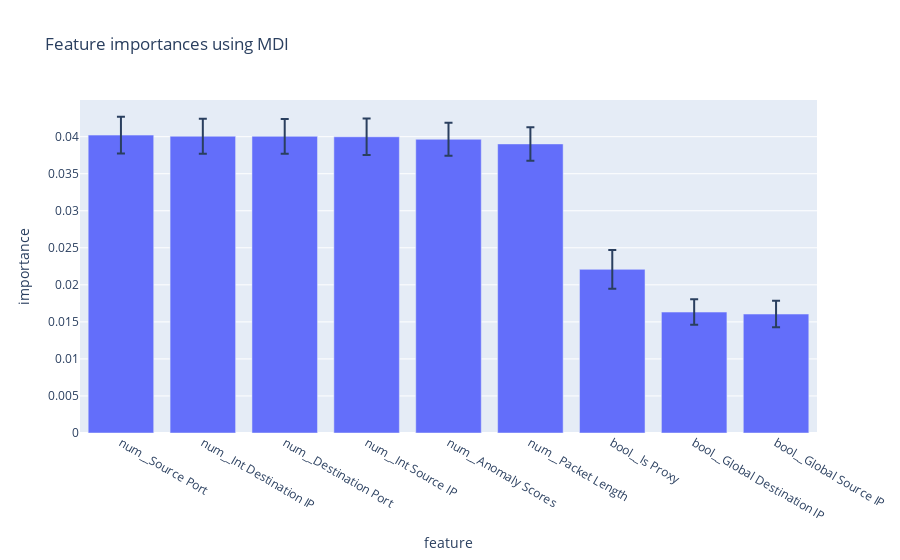

Write notebook code for a chart like this one.
### Code cell
importances = cat_model.named_steps['classifier'].feature_importances_
std = np.std([tree.feature_importances_ for tree in cat_model.named_steps['classifier'].estimators_], axis=0)
feature_names = [f"{x}" for x in cat_model.named_steps["preprocessor"].get_feature_names_out()]
forest_importances = pd.DataFrame({"feature": feature_names, "importance": importances, "std": std}).sort_values("importance", ascending=False)

fig = px.bar(forest_importances[forest_importances["importance"] > 0.01],x="feature",y="importance", error_y="std", title="Feature importances using MDI")
fig.show()

### Figure 1 — Plotly figure (JSON) as saved in the notebook; plotly's stock layout.template omitted (floating-point values rounded to 4 significant figures)
{"data": [{"error_y": {"array": [0.002491, 0.002358, 0.002349, 0.00247, 0.002224, 0.002265, 0.002612, 0.001717, 0.001793]}, "hovertemplate": "feature=%{x}<br>importance=%{y}<extra></extra>", "legendgroup": "", "marker": {"color": "#636efa", "pattern": {"shape": ""}}, "name": "", "orientation": "v", "showlegend": false, "textposition": "auto", "type": "bar", "x": ["num__Source Port", "num__Int Destination IP", "num__Destination Port", "num__Int Source IP", "num__Anomaly Scores", "num__Packet Length", "bool__Is Proxy", "bool__Global Destination IP", "bool__Global Source IP"], "xaxis": "x", "y": [0.04021, 0.04006, 0.04005, 0.03999, 0.03965, 0.03902, 0.02209, 0.01632, 0.01606], "yaxis": "y"}], "layout": {"barmode": "relative", "legend": {"tracegroupgap": 0}, "title": {"text": "Feature importances using MDI"}, "xaxis": {"anchor": "y", "domain": [0, 1], "title": {"text": "feature"}}, "yaxis": {"anchor": "x", "domain": [0, 1], "title": {"text": "importance"}}}}
